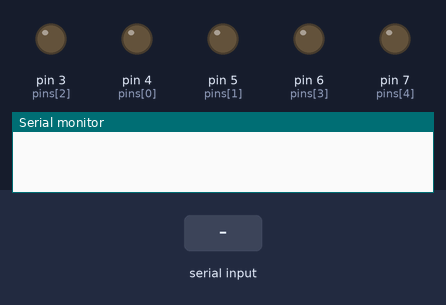
The sketch below on a simulated Arduino Uno, built with avr-gcc and run on an emulated ATmega328P. On the bench: output pins drawn as LEDs (lit = HIGH), the last lines printed to the serial monitor. Inputs (shaded band) come from the test bench.

Above: at 1.2 s.
1.3 s: "90,45\n" received over Serial
At 2.4 s:
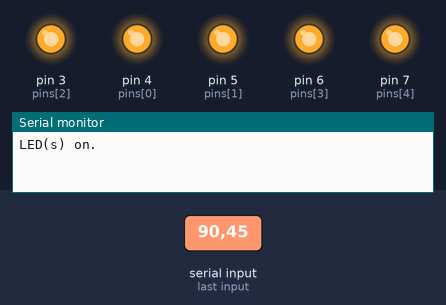
Timing chart, 0 to 4.3 s (numbered marks = the images above; inputs shaded):
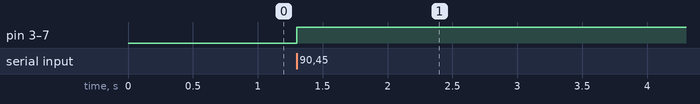

Measured:
- after the input at 1.3 s, pin 3 (pins[2]), pin 4 (pins[0]), pin 5 (pins[1]), pin 6 (pins[3]), pin 7 (pins[4]): LOW → HIGH at once

The sketch:

sketch_nov2a.ino
```cpp
int x;
int y;
int pins[5]={4,5,3,6,7};
void setup() {
  Serial.begin(115200);
  Serial.setTimeout(1);
  for(int led = 0; led<5;led++){
    pinMode(pins[led],OUTPUT);
  }
}

void  loop() {
  while (!Serial.available());
  x = Serial.readString().toInt();

  if (x != y){
    y=x;
    for(int on =0;on<5;on++){
      if(on<x){
      digitalWrite(pins[on],HIGH);
      }
      else if(on>=x){
        digitalWrite(pins[on],LOW);
      }

    }


  }

  Serial.print("LED(s) on.");

}
```
